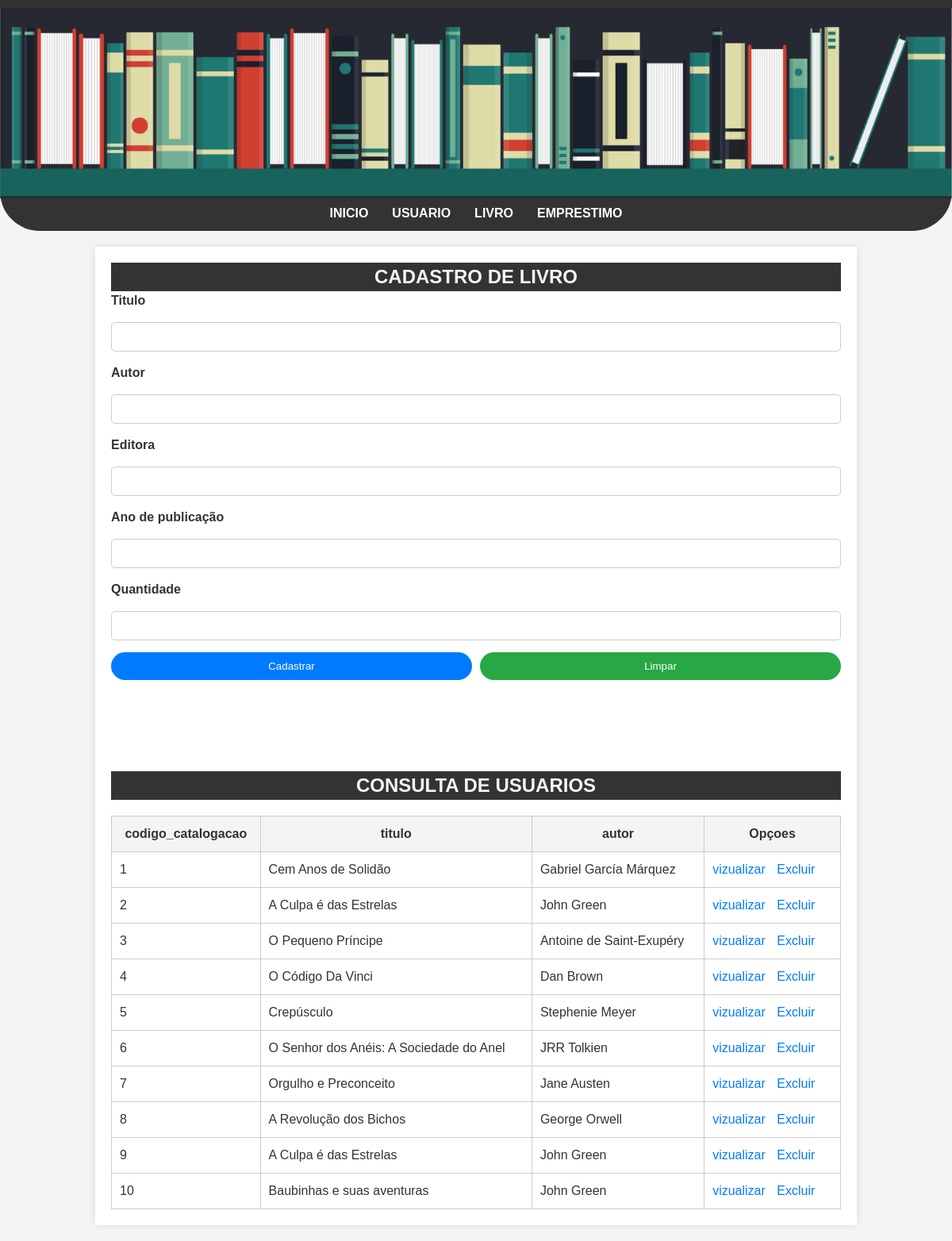
Page /livro.php on the committed database.
### tables this page shows
CREATE TABLE "tb_livro" (
	"codigo_catalogacao" INTEGER,
	"titulo" TEXT NOT NULL,
	"autor" TEXT NOT NULL,
	"editora" TEXT NOT NULL,
	"ano_de_publicacao" TEXT NOT NULL,
	PRIMARY KEY ("codigo_catalogacao" AUTOINCREMENT)
);

### htdocs/livro.php (the view, shortened to what this page needs)
<?php
    try {
        $conectar = new PDO("sqlite:banco/banco_biblioteca.db");
        $sql = $conectar->query("SELECT * FROM tb_livro");
        $tb_livro = $sql->fetchAll(PDO::FETCH_ASSOC);
    } catch (\Throwable $th) {
        echo "nao ok";
    }
?>
<!DOCTYPE html>
<html lang="pt_br">
<head>
    <link rel="stylesheet" href="./css/style.css">
</head>
<body>
    <header>
       <img src="/img/Biblioteca-Banner.png" alt="Biblioteca-Banner">
       <nav class="menu">
            <ul>
                <li><a href="index.php">Inicio</a></li>
                <li><a href="usuarios.php">Usuario</a></li>
                <li><a href="livro.php">Livro</a></li>
                <li><a href="#">emprestimo</a></li>
            </ul>
       </nav>
    </header>
    <main>
    <div class="cadastro">
        <h2>Cadastro de livro</h2>
        <form action="livro_cadastro.php" method="POST">
            <label for="titulo">Titulo</label>
            <input type="text" name="titulo" id="titulo">
            <label for="autor">Autor</label>
            <input type="text" name="autor" id="autor">
            <label for="editora">Editora</label>
            <input type="text" name="editora" id="editora">
            <label for="ano_de_publicacao">Ano de publicação</label>
            <input type="text" name="ano_de_publicacao" id="ano_de_publicacao">
            <label for="quantidade">Quantidade</label>
            <input type="text" name="quantidade" id="quantidade">
            <div class="botoes">
                <input type="submit" value="Cadastrar">
                <input type="reset" value="Limpar">
            </div>
        </form>
    </div>
    <div class="consulta">
        <h2>Consulta de usuarios</h2>
        <table>
            <tr>
                <th>codigo_catalogacao</th>
                <th>titulo</th>
                <th>autor</th>
                <th>Opçoes</th>
            </tr>
            <?php
             for($i = 0; $i < count($tb_livro); $i++){
                echo "<tr>";
                echo "<td>" . $tb_livro[$i]['codigo_catalogacao'] . "</td>";
                echo "<td>" . $tb_livro[$i]['titulo'] . "</td>";
                echo "<td>" . $tb_livro[$i]['autor'] . "</td>";
                echo "<td> <a href='#'>vizualizar</a> <a href='#'>Excluir</a> </td>" ;
                echo "</tr>";
            }
            ?>
        </table>
    </div>
    </main>
</body>
</html>

### htdocs/css/style.css (style rules this page uses)
* { margin: 0; padding: 0; font-family: Arial, sans-serif; text-decoration: none; box-sizing: border-box; }
body { background-color: #f4f4f4; color: #333; font-size: 16px; line-height: 1.5; }
header { background-color: #333; color: #fff; padding: 10px 0; text-align: center; border-bottom-left-radius: 50px; border-bottom-right-radius: 50px; }
header img { width: 100%; }
nav ul { list-style-type: none; display: flex; justify-content: center; }
nav li { margin: 0 15px; }
nav a { color: #fff; font-weight: bold; transition: color 0.3s; text-transform: uppercase; }
main { width: 80%; max-width: 1200px; margin: 20px auto; background-color: #fff; padding: 20px; box-shadow: 0 0 10px rgba(0, 0, 0, 0.1); }
.cadastro { margin-bottom: 100px; }
h2 { width: 100%; background-color: #333; color: #f4f4f4; text-transform: uppercase; text-align: center; }
label { font-weight: bold; }
label, input { display: block; width: 100%; margin-bottom: 15px; }
input[type="text"] { padding: 10px; border: 1px solid #ccc; border-radius: 5px; }
.botoes { display: flex; justify-content: start; gap: 10px; }
.botoes input[type="submit"], .botoes input[type="reset"], .botoes input[type="button"] { padding: 10px 20px; border: none; border-radius: 50px; cursor: pointer; transition: background-color 0.3s; }
.botoes input[type="submit"] { background-color: #007BFF; color: #fff; }
.botoes input[type="reset"] { background-color: #28a745; color: #fff; }
table { width: 100%; border-collapse: collapse; margin-top: 20px; }
th, td, tr { padding: 10px; border: 1px solid #ccc; text-align: left; }
th { background-color: #f4f4f4; text-align: center; }
td a { color: #007BFF; margin-right: 10px; }

### rows in the picture
tb_livro: codigo_catalogacao "1", titulo "Cem Anos de Solidão", autor "Gabriel García Márquez"
tb_livro: codigo_catalogacao "2", titulo "A Culpa é das Estrelas", autor "John Green"
tb_livro: codigo_catalogacao "3", titulo "O Pequeno Príncipe", autor "Antoine de Saint-Exupéry"
tb_livro: codigo_catalogacao "4", titulo "O Código Da Vinci", autor "Dan Brown"
tb_livro: codigo_catalogacao "5", titulo "Crepúsculo", autor "Stephenie Meyer"
tb_livro: codigo_catalogacao "6", titulo "O Senhor dos Anéis: A Sociedade do Anel", autor "JRR Tolkien"
tb_livro: codigo_catalogacao "7", titulo "Orgulho e Preconceito", autor "Jane Austen"
tb_livro: codigo_catalogacao "8", titulo "A Revolução dos Bichos", autor "George Orwell"
tb_livro: codigo_catalogacao "9", titulo "A Culpa é das Estrelas", autor "John Green"
tb_livro: codigo_catalogacao "10", titulo "Baubinhas e suas aventuras", autor "John Green"
